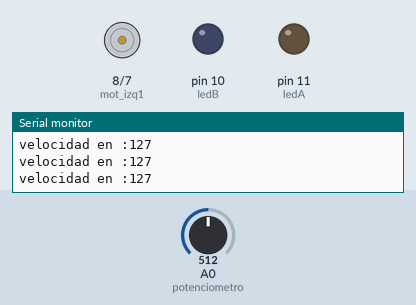
Bench run of a sketch on a simulated Arduino Uno, built with avr-gcc and run on an emulated ATmega328P. Parts: motor-driver pin pairs drawn as motors (green arrow = first pin HIGH = forward, orange = second pin HIGH = backward, longer = more drive), output pins drawn as LEDs (lit = HIGH), the last lines printed to the serial monitor. The test bench sets the inputs (shaded band); at power-on: A0 (potenciometro) = 512.

Above: at 1.2 s.
1.3 s: A0 (potenciometro) set to 523
At 2.8 s:
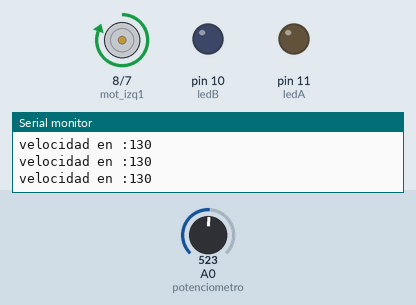
3.1 s: A0 (potenciometro) set to 795
4.6 s: A0 (potenciometro) set to 820
At 5.6 s:
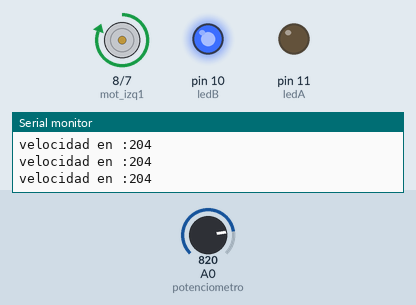
6.3 s: A0 (potenciometro) set to 0
At 7.1 s:
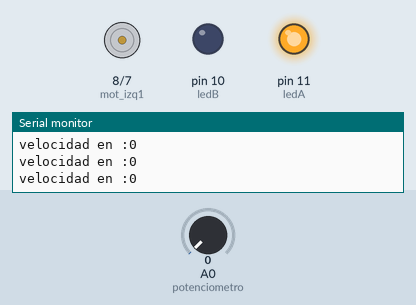
8.1 s: A0 (potenciometro) set to 3
9.6 s: A0 (potenciometro) set to 6
At 11.0 s:
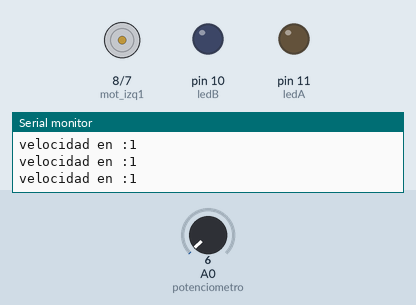
Timing chart, 0 to 12.3 s (numbered marks = the images above; inputs shaded):
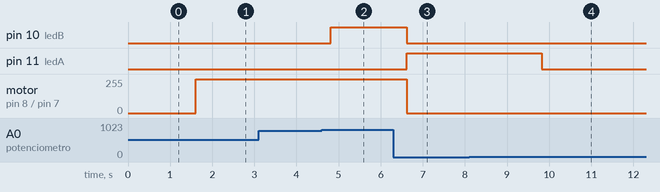

Measured:
- the behaviour switches between 513 and 514 on A0 (potenciometro) (found by bisection; images 0 and 1)
- the behaviour switches between 802 and 803 on A0 (potenciometro) (found by bisection; images 1 and 2)
- the behaviour switches between 4 and 5 on A0 (potenciometro) (found by bisection; images 3 and 4)
- after the input at 1.3 s, motor on pin 8 (mot_izq1) / pin 7 (mot_izq2): stopped → forward 255/255 after 0.30 s
- after the input at 4.6 s, pin 10 (ledB): LOW → HIGH after 0.21 s
- after the input at 6.3 s, pin 10 (ledB): HIGH → LOW after 0.32 s; pin 11 (ledA): LOW → HIGH after 0.32 s; motor on pin 8 (mot_izq1) / pin 7 (mot_izq2): forward 255/255 → stopped after 0.32 s
- after the input at 9.6 s, pin 11 (ledA): HIGH → LOW after 0.22 s

The sketch:

laboratorio6Potenciometro.ino
```cpp
int potenciometro=0;
int velocidad;

int valor=0;
//
int distancia;
int ledA = 11;
int ledB = 10;

int mot_izq1=8;
int mot_izq2=7;
void setup() {
  // put your setup code here, to run once:
  Serial.begin(9600);
  pinMode(ledA,OUTPUT);
  pinMode(ledB,OUTPUT);
  //motor
  pinMode(mot_izq1, OUTPUT);
  pinMode(mot_izq2, OUTPUT);
}

void loop() {
  // put your main code here, to run repeatedly:
  valor= analogRead(potenciometro);// 0 a 1023
  //brillo= valor*0.25;
  velocidad= map(valor,0,1023,0,255);
  Serial.print("velocidad en :");
  Serial.println(velocidad);
  delay(200);
  if(velocidad== 0){
     digitalWrite(ledA, HIGH);
     digitalWrite(ledB, LOW);
     analogWrite(mot_izq1, 0 ); //0 a 1024
      analogWrite(mot_izq2, 0 );
  }
  if(velocidad >0 &&  velocidad < 200){
    digitalWrite(ledA, LOW);
     digitalWrite(ledB, LOW);
     analogWrite(mot_izq1, velocidad ); //0 a 1024
      analogWrite(mot_izq2, 0 );
  }
  if(velocidad >= 200 && velocidad <=255 ){
     digitalWrite(ledA, LOW);
     digitalWrite(ledB, HIGH);
       analogWrite(mot_izq1, velocidad ); //0 a 1024
      analogWrite(mot_izq2, 0 );
  }


}
```
